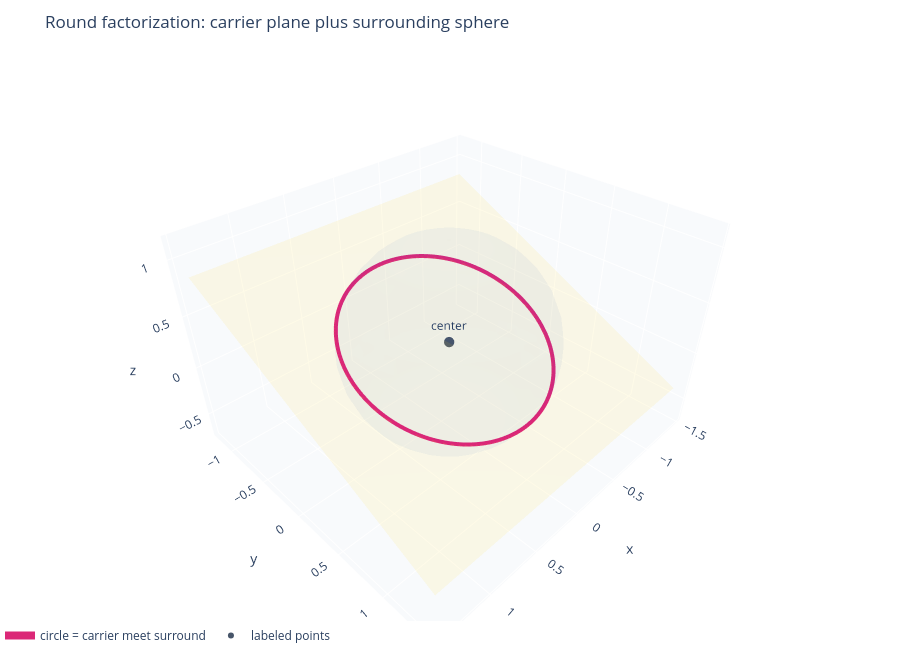

Notebook code for this chart:
### Markdown cell above
## Carriers, Surrounds, And Factorization Of Rounds

A round can be split into the flat that carries its directions and the sphere that surrounds its location. For a circle, the carrier is a plane and the surround is the smallest sphere containing the circle. Their intersection recovers the circle. This is the geometric content of the factorization formulas in the chapter: direction and size are orthogonal pieces of one object.

The distinction is useful in code. If you want to test whether a point belongs to the circle, you can check two simpler constraints: the point lies in the carrier plane, and it lies on the surround sphere. If you want to transform the circle, both pieces transform covariantly. If you want to understand a projection or a tangent, the carrier often explains the direction while the surround explains the distance scale.

The next scene draws the circle, its translucent carrier plane, and its translucent surrounding sphere. The checks sample points from the circle and verify that both constraints vanish to floating-point tolerance.

### Code cell
factor_circle = Circle3D.through_three_points(
    [0.95, 0.20, 0.20],
    [-0.15, 0.95, -0.15],
    [-0.70, -0.35, 0.45],
)
factor_carrier = carrier_plane(factor_circle)
factor_surround = surround_sphere(factor_circle)

fig_factor = go.Figure()
fig_factor.add_trace(sphere_surface_trace(factor_surround, "surround sphere", color="rgba(37,99,235,0.16)", samples=36))
fig_factor.add_trace(plane_surface_trace(factor_carrier, "carrier plane", size=1.45, color="rgba(250,204,21,0.30)"))
fig_factor.add_trace(circle_trace(factor_circle, "circle = carrier meet surround", COLORS["pink"], width=8))
fig_factor.add_trace(point_trace(np.array([factor_circle.center]), ["center"], COLORS["gray"], size=6))
finish_figure(fig_factor, "Round factorization: carrier plane plus surrounding sphere", height=650)

factor_path = save_plotly_html(fig_factor, "chapter-15", "plots", "round-factorization.html", root=ARTIFACT_ROOT)
artifact_paths.append(factor_path)
print("carrier normal:", factor_carrier.normal)
print("surround center/radius:", factor_surround.center, factor_surround.radius)
print("artifact:", factor_path.relative_to(PROJECT_ROOT))
fig_factor

### Figure 1 — Plotly figure (JSON) as saved in the notebook; plotly's stock layout.template omitted (floating-point values rounded to 4 significant figures; data arrays with more than 128 entries replaced by an {"elided": "..."} marker saying what was removed)
{"data": [{"colorscale": [[0.0, "rgba(37,99,235,0.16)"], [1.0, "rgba(37,99,235,0.16)"]], "name": "surround sphere", "opacity": 0.2, "showscale": false, "surfacecolor": {"elided": "18x36 float values"}, "type": "surface", "x": {"elided": "18x36 float values"}, "y": {"elided": "18x36 float values"}, "z": {"elided": "18x36 float values"}}, {"colorscale": [[0.0, "rgba(250,204,21,0.30)"], [1.0, "rgba(250,204,21,0.30)"]], "name": "carrier plane", "opacity": 0.34, "showscale": false, "surfacecolor": {"elided": "18x18 float values"}, "type": "surface", "x": {"elided": "18x18 float values"}, "y": {"elided": "18x18 float values"}, "z": {"elided": "18x18 float values"}}, {"line": {"color": "#db2777", "width": 8}, "mode": "lines", "name": "circle = carrier meet surround", "type": "scatter3d", "x": {"elided": "180 float values"}, "y": {"elided": "180 float values"}, "z": {"elided": "180 float values"}}, {"marker": {"color": "#475569", "size": 6}, "mode": "markers+text", "name": "labeled points", "text": ["center"], "textposition": "top center", "type": "scatter3d", "x": [0.0387], "y": [0.1388], "z": [0.2258]}], "layout": {"height": 650, "legend": {"orientation": "h", "y": 0.0}, "margin": {"b": 0, "l": 0, "r": 0, "t": 56}, "scene": {"aspectmode": "data", "xaxis": {"backgroundcolor": "rgb(248,250,252)", "gridcolor": "white", "title": {"text": "x"}}, "yaxis": {"backgroundcolor": "rgb(248,250,252)", "gridcolor": "white", "title": {"text": "y"}}, "zaxis": {"backgroundcolor": "rgb(248,250,252)", "gridcolor": "white", "title": {"text": "z"}}}, "title": {"text": "Round factorization: carrier plane plus surrounding sphere"}}}
